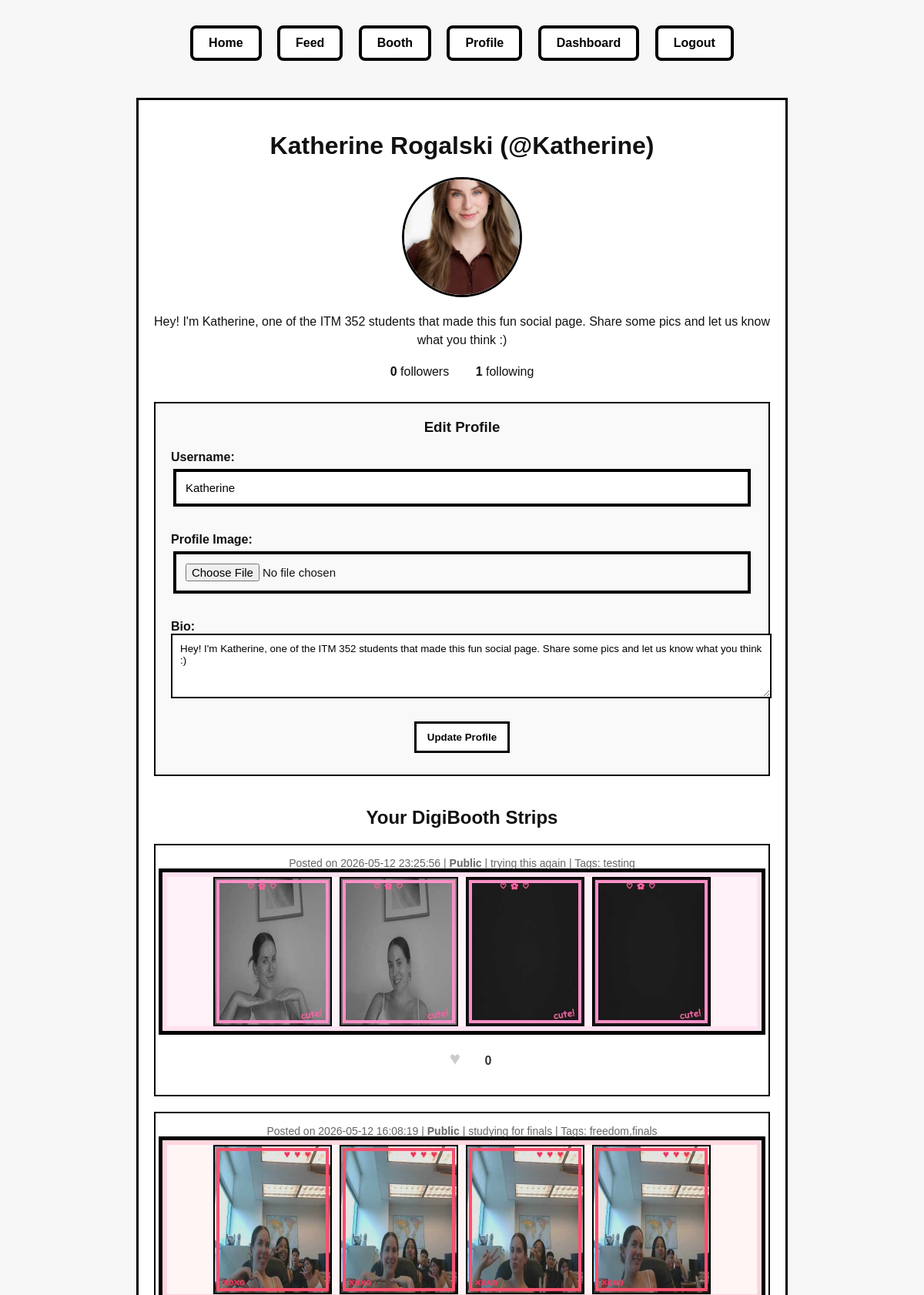
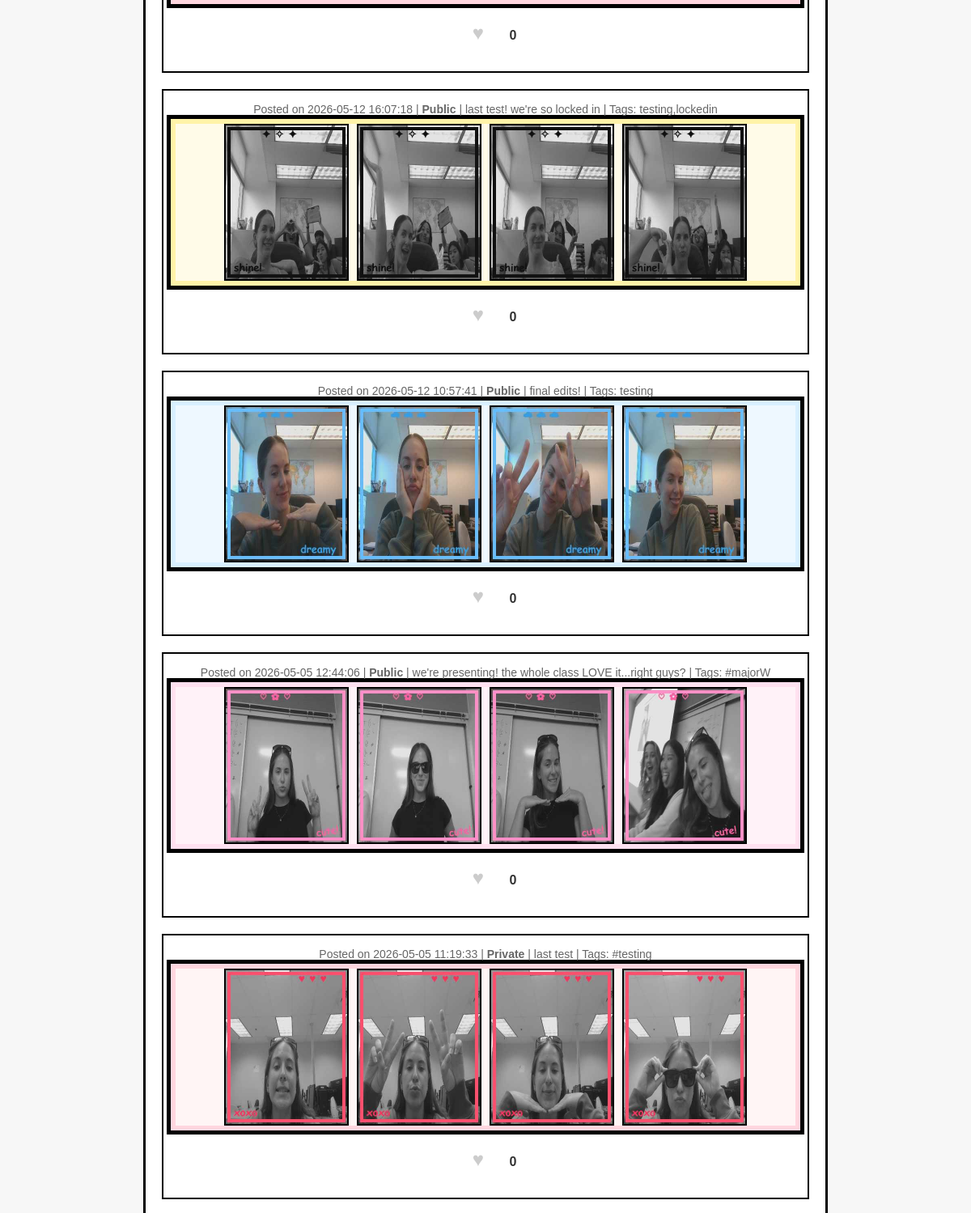
Screenshot of /profile/ (signed in, upper part) with the database file from the repository (2 pictures, top to bottom).
### tables this page shows
CREATE TABLE users (
            id INTEGER PRIMARY KEY AUTOINCREMENT,
            name TEXT NOT NULL,
            username TEXT NOT NULL UNIQUE,
            email TEXT NOT NULL UNIQUE,
            confirmed INTEGER DEFAULT 0,
            confirmation_code TEXT NOT NULL,
            created_at TEXT NOT NULL
        , profile_image TEXT, bio TEXT, user_type TEXT DEFAULT 'public');

CREATE TABLE posts (
           id INTEGER PRIMARY KEY AUTOINCREMENT,
           username TEXT NOT NULL,
           image_filenames TEXT NOT NULL,  -- JSON string
           filter_choice TEXT,
           frame_choice TEXT,
           layout_choice TEXT,
           caption TEXT,
           tags TEXT,
           timestamp TEXT NOT NULL
       , privacy TEXT DEFAULT 'public');

### app.py (the view, shortened to what this page needs)
@app.route("/profile")
@app.route("/profile/")
@app.route("/profile/<username>")
def profile(username=None):
    if "username" not in session:
        return redirect("/signin")
    current_user = session["username"]
    if username is None:
        username = current_user
    conn = get_db_connection()
    user = conn.execute(
        "SELECT * FROM users WHERE username = ?",
        (username,)
    ).fetchone()
    if user is None:
        conn.close()
        return "User not found", 404
    current_user_row = conn.execute(
        "SELECT user_type FROM users WHERE username = ?",
        (current_user,)
    ).fetchone()
    current_user_type = current_user_row["user_type"] if current_user_row else "public"
    if current_user == username:
        user_posts = conn.execute(
            """
            SELECT posts.*, users.user_type
            FROM posts
            JOIN users ON posts.username = users.username
            WHERE posts.username = ?
            ORDER BY posts.timestamp DESC
            """,
            (username,)
        ).fetchall()
    follower_count = conn.execute(
        "SELECT COUNT(*) as count FROM follows WHERE followed_username = ?",
        (username,)
    ).fetchone()["count"]
    following_count = conn.execute(
        "SELECT COUNT(*) as count FROM follows WHERE follower_username = ?",
        (username,)
    ).fetchone()["count"]
    is_following = False
    posts = []
    for row in user_posts:
        post = dict(row)
        post["image_filenames"] = json.loads(post["image_filenames"])
        like_count = conn.execute(
            "SELECT COUNT(*) as count FROM likes WHERE post_id = ?",
            (post["id"],)
        ).fetchone()["count"]
        user_liked = conn.execute(
            "SELECT 1 FROM likes WHERE post_id = ? AND username = ?",
            (post["id"], current_user)
        ).fetchone() is not None
        post["like_count"] = like_count
        post["user_liked"] = user_liked
        posts.append(post)
    conn.close()
    return render_template(
        "profile.html",
        user=user,
        posts=posts,
        follower_count=follower_count,
        following_count=following_count,
        is_following=is_following,
        is_own_profile=(current_user == username)
    )

### app.py (called while the page is built)
def get_db_connection():
    conn = sqlite3.connect(DATABASE)
    conn.row_factory = sqlite3.Row
    return conn

### templates/profile.html (shortened to what this page needs)
<!DOCTYPE html>
<html>
<head>
   <link rel="stylesheet" href="{{ url_for('static', filename='style.css') }}">
</head>
<body>
{% include "_navbar.html" %}
<div class="profile-container">
   <div class="profile-header">
       <h1>{{ user['name'] }} (@{{ user['username'] }})</h1>
       {% if user['profile_image'] %}
           <img src="{{ url_for('static', filename='uploads/' + user['profile_image']) }}" alt="Profile Image" class="profile-image">
       {% else %}
           <div class="profile-image placeholder">{{ user['name'][0].upper() }}</div>
       {% endif %}
       {% if user['bio'] %}
           <p class="bio">{{ user['bio'] }}</p>
       {% else %}
           <p class="bio">No bio yet.</p>
       {% endif %}
       <div class="follow-stats">
           <span class="stat"><strong>{{ follower_count }}</strong> followers</span>
           <span class="stat"><strong>{{ following_count }}</strong> following</span>
       </div>
   </div>
   {% if is_own_profile %}
   <div class="edit-form">
       <h3>Edit Profile</h3>
       <form action="/update_profile" method="POST" enctype="multipart/form-data">
           <label>Username:</label>
           <input type="text" name="username" value="{{ user['username'] }}" required>
           <br><br>
           <label>Profile Image:</label>
           <input type="file" name="profile_image" accept="image/*">
           <br><br>
           <label>Bio:</label>
           <textarea name="bio" rows="4" placeholder="Tell us about yourself...">{{ user['bio'] or '' }}</textarea>
           <br><br>
           <button type="submit">Update Profile</button>
       </form>
   </div>
   {% endif %}
   <div class="posts-section">
       <h2>
           {% if is_own_profile %}
               Your DigiBooth Strips
           {% else %}
               {{ user['name'] }}'s DigiBooth Strips
           {% endif %}
       </h2>
       {% if posts %}
           {% for post in posts %}
               <div class="post">
                   <div class="post-meta">
                       Posted on {{ post['timestamp'] }}
                       {% if post['privacy'] == 'private' %}
                           | <strong>Private</strong>
                       {% else %}
                           | <strong>Public</strong>
                       {% endif %}
                       {% if post['caption'] %} | {{ post['caption'] }}{% endif %}
                       {% if post['tags'] %} | Tags: {{ post['tags'] }}{% endif %}
                   </div>
                   <div class="post-images frame-{{ post['frame_choice'] }}">
                       {% for filename in post['image_filenames'] %}
                           <img src="{{ url_for('static', filename='uploads/' + filename) }}" alt="Photo">
                       {% endfor %}
                   </div>
                   <div class="like-section">
                       <button class="like-button {% if post.user_liked %}liked{% endif %}"
                               data-post-id="{{ post.id }}"
                               onclick="toggleLike({{ post.id }})">
                           ♥
                       </button>
                       <span class="like-count">{{ post.like_count }}</span>
                   </div>
               </div>
           {% endfor %}
       {% else %}
           <p>You haven't created any photostrips yet. <a href="/booth">Create your first one!</a></p>
       {% endif %}
   </div>
</div>
</body>
</html>

### static/style.css (style rules this page uses)
body { margin: 0; font-family: "Comic Sans MS", "Trebuchet MS", Arial, sans-serif; background: #f7f7f7; color: #111; text-align: center; }
label { display: block; text-align: left; font-weight: bold; margin-top: 16px; }
input { width: 95%; padding: 12px; margin-top: 6px; border: 4px solid black; font-size: 15px; }
button { margin: 8px; padding: 10px 14px; border: 3px solid black; background: white; color: black; font-weight: bold; cursor: pointer; }
.frame-pink { border-color: #ff8fc7; background: #fff2f8; box-shadow: 0 0 0 6px #ffe1f0, 0 0 0 11px black; }
.frame-stars { background: #fffbe8; box-shadow: 0 0 0 6px #fff3a8, 0 0 0 11px black; }
.frame-hearts { border-color: #ff4f6d; background: #fff5f5; box-shadow: 0 0 0 6px #ffd6df, 0 0 0 11px black; }
.frame-clouds { border-color: #68bdfc; background: #eef8ff; box-shadow: 0 0 0 6px #d8f0ff, 0 0 0 11px black; }

### templates/profile.html (style rules this page uses)
.profile-container { max-width: 800px; margin: 40px auto; padding: 20px; background: white; border: 3px solid black; }
.profile-header { text-align: center; margin-bottom: 30px; }
.profile-image { width: 150px; height: 150px; border-radius: 50%; border: 3px solid black; object-fit: cover; margin: 0 auto 20px; display: block; }
.bio { margin: 20px 0; font-size: 16px; line-height: 1.5; }
.follow-stats { margin: 15px 0; text-align: center; }
.stat { margin: 0 15px; font-size: 16px; }
.posts-section { margin-top: 40px; }
.post { border: 2px solid black; margin: 20px 0; padding: 15px; background: white; }
.post-images { display: flex; gap: 10px; margin-bottom: 10px; justify-content: center; }
.post img { max-width: 150px; max-height: 200px; object-fit: cover; border: 2px solid black; }
.post-meta { font-size: 14px; color: #666; margin-bottom: 10px; }
.edit-form { margin-top: 30px; padding: 20px; border: 2px solid black; background: #f9f9f9; }
.edit-form h3 { margin-top: 0; }
textarea { width: 100%; padding: 10px; border: 2px solid black; font-family: inherit; resize: vertical; }
.like-section { text-align: center; margin-top: 10px; }
.like-button { background: none; border: none; font-size: 24px; cursor: pointer; color: #ccc; transition: color 0.2s; }
.like-count { margin-left: 5px; font-size: 16px; font-weight: bold; color: #333; }

### rows the page displays
users: name "Katherine Rogalski", username "Katherine", profile_image (picture), bio "Hey! I'm Katherine, one of the ITM 352 students that made this fun social page. Share some pics and let us know what you think :)"
posts: timestamp "2026-05-12 23:25:56", privacy "Public", caption "trying this again", tags "testing", like_count "0"
posts: timestamp "2026-05-12 16:08:19", privacy "Public", caption "studying for finals", tags "freedom,finals", like_count "0"
posts: timestamp "2026-05-12 16:07:18", privacy "Public", caption "last test! we're so locked in", tags "testing,lockedin", like_count "0"
posts: timestamp "2026-05-12 10:57:41", privacy "Public", caption "final edits!", tags "testing", like_count "0"
posts: timestamp "2026-05-05 12:44:06", privacy "Public", caption "we're presenting! the whole class LOVE it...right guys?", tags "#majorW", like_count "0"
posts: timestamp "2026-05-05 11:19:33", privacy "Private", caption "last test", tags "#testing", like_count "0"

### other values shown
{{ follower_count }} "0"
{{ following_count }} "1"
